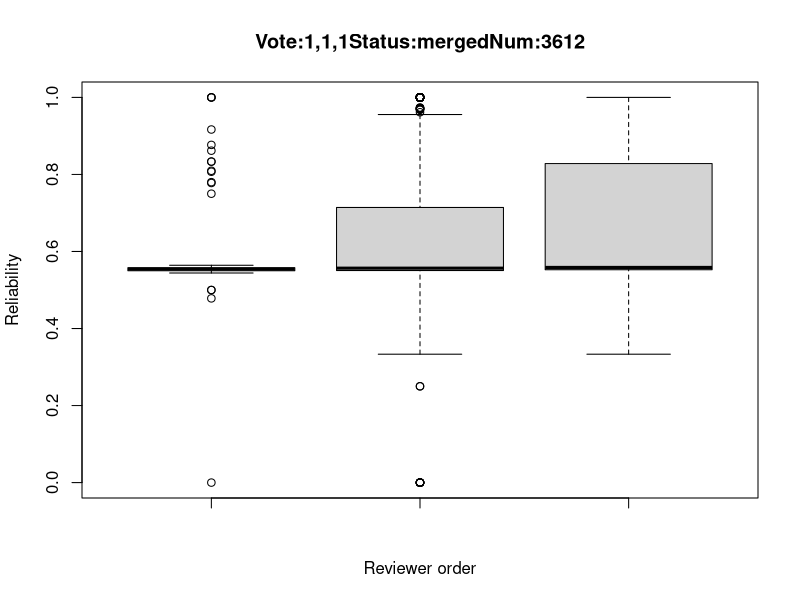
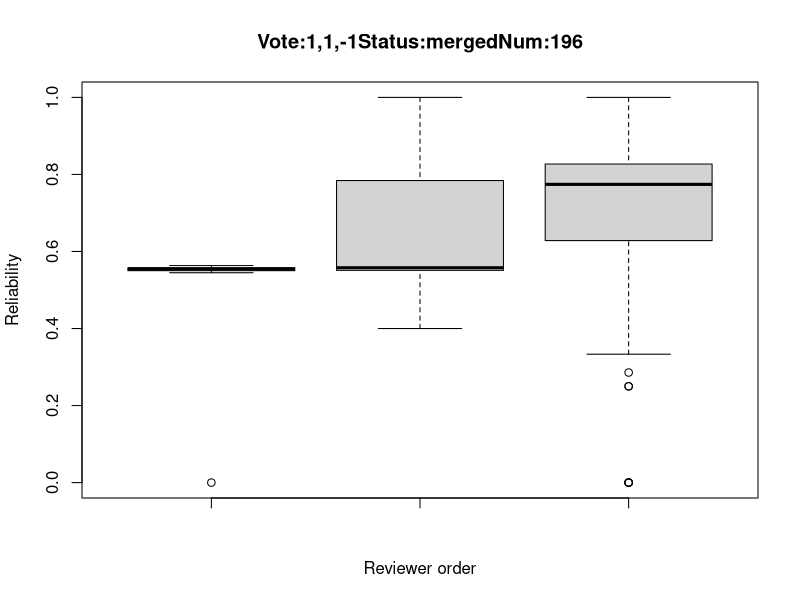
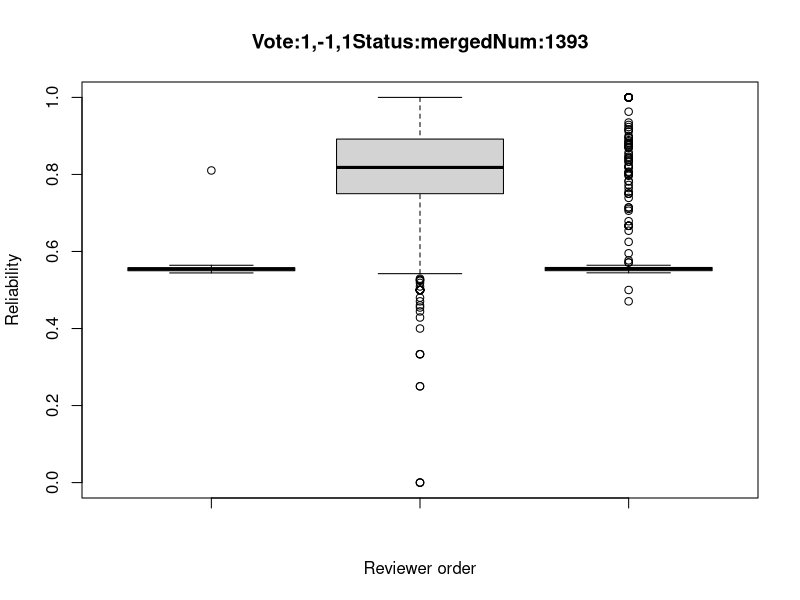
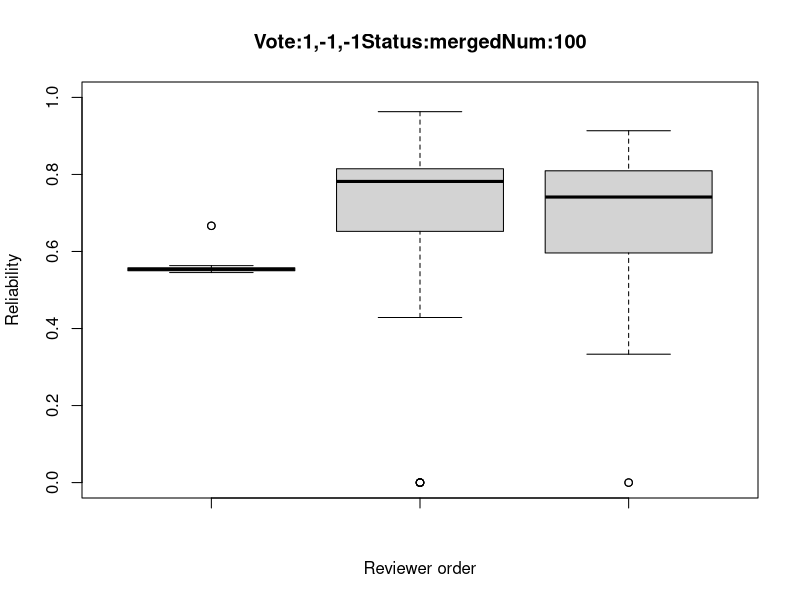
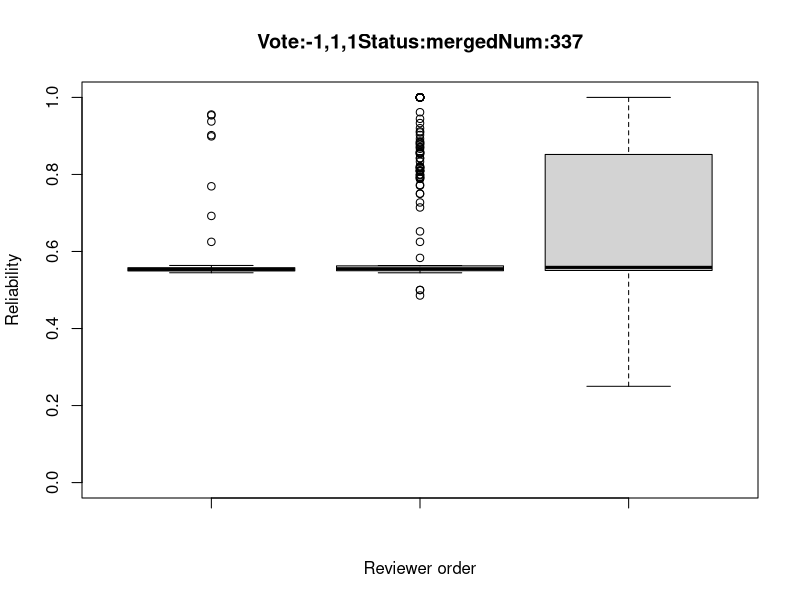
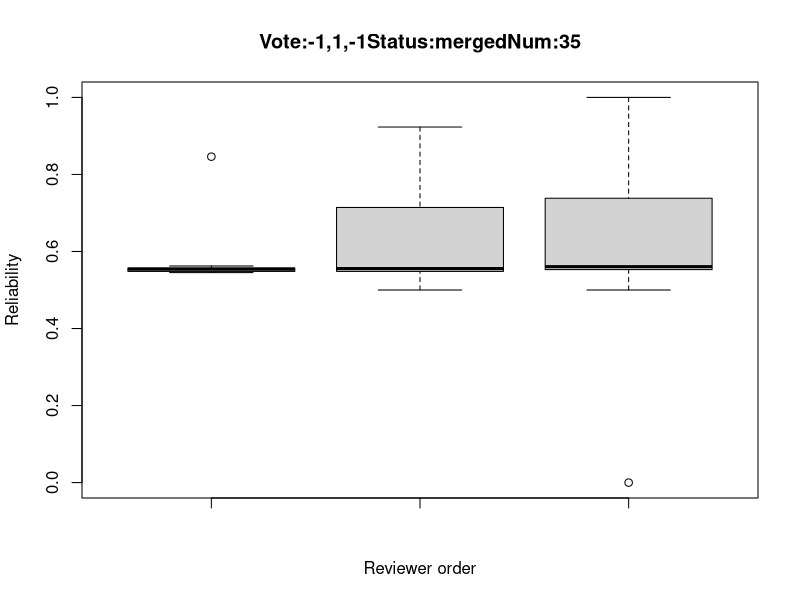
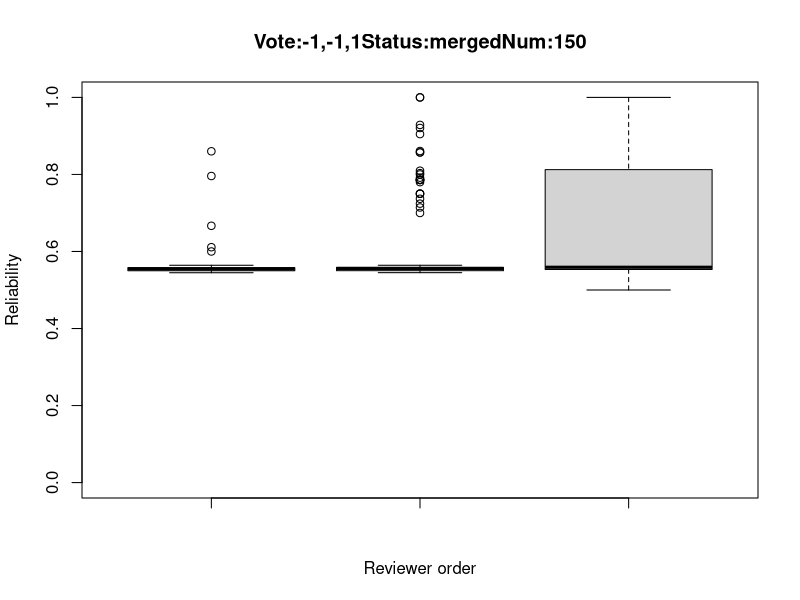
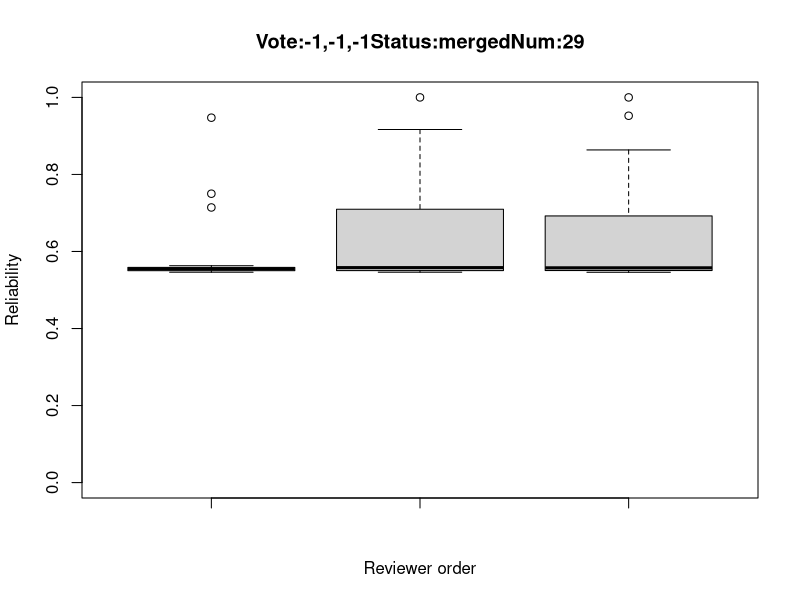

The R script that drew these images, in order:
########################
## SANER2015 RQ2
## @author:Yuki Ueda
## @createdOn:2015/10/20
########################
#pdf("RQ2_2.pdf")


### Set data
num <- data.frame() # Init

# Input csv
num <- read.csv("CSVdata_q/numOfPatchsets_3.csv"
                 ,sep=",", header=TRUE)

### number of patchset's voting(+1, -1) is 1
index_1 <- list(data.frame(), data.frame(), data.frame()) # first vote is like or dislike
index_2 <- list(index_1, index_1) # second vote is like or dislike
index_3 <- list(index_2, index_2)
index_m <- list(index_3, index_3) # merge or abandoned
index <- list(index_m,index_m)

for(i in 1:nrow(num)){
  Id = num$ReviewId[i]
  CIndex = num$CommentIndex[i]      # CommentIndex
  if(CIndex==1){
    if(num$VotingScore[i] == 1){
      vote1 = 1
    }else{
      vote1 = 2
    }
    next
  }else if(CIndex==2){
    if(num$VotingScore[i] == 1){
      vote2 = 1
    }else{
      vote2 = 2
    }
    next
  }

  if(num$Status[i] == "merged"){
    merge_or_abandone = 1
  }else{
    merge_or_abandone = 2
  }

  if(num$VotingScore[i] == 1){
    vote3 = 1
  }else{
    vote3 = 2
  }

  index[[merge_or_abandone]][[vote1]][[vote2]][[vote3]][[1]] <- rbind(index[[merge_or_abandone]][[vote1]][[vote2]][[vote3]][[1]], num[i-2,])
  index[[merge_or_abandone]][[vote1]][[vote2]][[vote3]][[2]] <- rbind(index[[merge_or_abandone]][[vote1]][[vote2]][[vote3]][[2]], num[i-1,])
  index[[merge_or_abandone]][[vote1]][[vote2]][[vote3]][[3]] <- rbind(index[[merge_or_abandone]][[vote1]][[vote2]][[vote3]][[3]], num[i,])
}

# Output to PDF file
for(i in index){
  for(j in i){ # first Comment
    for(k in j){ # second Comment
      for(l in k){
        value1 = l[[1]]$CurrentPar
        value2 = l[[2]]$CurrentPar
        value3 = l[[3]]$CurrentPar
        name = paste("Vote:", l[[1]]$VotingScore[1], ",", l[[2]]$VotingScore[1], ",", l[[3]]$VotingScore[1], "Status:", l[[1]]$Status[1],"Num:",length(value1),sep = "")
        jpeg(paste("picture_q/RQ2_3",name,".jpg",sep=""))
        boxplot(value1, value2,  value3, xlab="Reviewer order", ylab="Reliability", main=name, ylim=c(0,1))
        summary(value1)
        summary(value2)
        summary(value3)
      }
    }
  }
}
